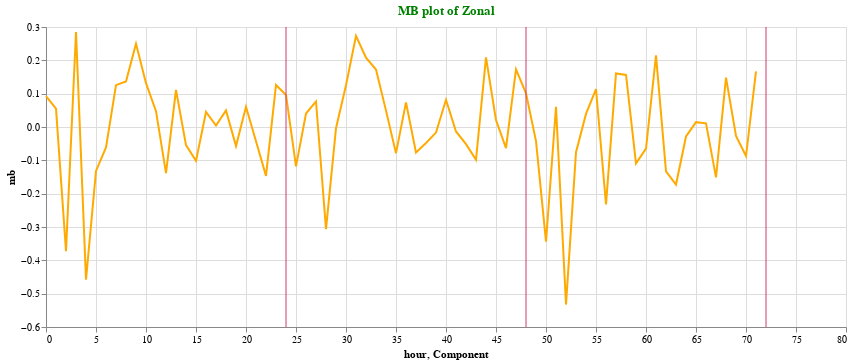

Notebook code cell kept with this figure:
### Code cell
plotmb(mb_zonal,"MB plot of Zonal")

### Figure 1 — Vega-Lite specification as saved in the notebook (floating-point values rounded to 4 significant figures)
{"config": {"view": {"continuousWidth": 400, "continuousHeight": 300}}, "layer": [{"data": {"name": "data-cb77d91cef3e29adde96ce11805675c4"}, "mark": "line", "encoding": {"color": {"value": "#FFAA00"}, "x": {"field": "hour", "type": "quantitative"}, "y": {"field": "mb", "type": "quantitative"}}, "height": 300, "title": {"text": ["MB plot of Zonal"], "color": "green"}, "width": 800}, {"data": {"name": "data-b9dd60dc560f7891b967d8e82c37ad0c"}, "mark": {"type": "rule", "color": "#D2386C"}, "encoding": {"x": {"field": "Component", "type": "quantitative"}}}], "$schema": "https://vega.github.io/schema/vega-lite/v4.17.0.json", "datasets": {"data-cb77d91cef3e29adde96ce11805675c4": [{"mb": 0.09281, "hour": 0}, {"mb": 0.05528, "hour": 1}, {"mb": -0.3725, "hour": 2}, {"mb": 0.2852, "hour": 3}, {"mb": -0.458, "hour": 4}, {"mb": -0.1319, "hour": 5}, {"mb": -0.06118, "hour": 6}, {"mb": 0.1256, "hour": 7}, {"mb": 0.1365, "hour": 8}, {"mb": 0.2499, "hour": 9}, {"mb": 0.1314, "hour": 10}, {"mb": 0.04757, "hour": 11}, {"mb": -0.1382, "hour": 12}, {"mb": 0.1112, "hour": 13}, {"mb": -0.05442, "hour": 14}, {"mb": -0.1015, "hour": 15}, {"mb": 0.045, "hour": 16}, {"mb": 0.004236, "hour": 17}, {"mb": 0.04961, "hour": 18}, {"mb": -0.05704, "hour": 19}, {"mb": 0.06074, "hour": 20}, {"mb": -0.04254, "hour": 21}, {"mb": -0.1467, "hour": 22}, {"mb": 0.1262, "hour": 23}, {"mb": 0.09604, "hour": 24}, {"mb": -0.1183, "hour": 25}, {"mb": 0.04042, "hour": 26}, {"mb": 0.07665, "hour": 27}, {"mb": -0.3063, "hour": 28}, {"mb": -0.003641, "hour": 29}, {"mb": 0.1251, "hour": 30}, {"mb": 0.2732, "hour": 31}, {"mb": 0.2082, "hour": 32}, {"mb": 0.1724, "hour": 33}, {"mb": 0.0491, "hour": 34}, {"mb": -0.07844, "hour": 35}, {"mb": 0.07393, "hour": 36}, {"mb": -0.07671, "hour": 37}, {"mb": -0.04813, "hour": 38}, {"mb": -0.01677, "hour": 39}, {"mb": 0.08159, "hour": 40}, {"mb": -0.01333, "hour": 41}, {"mb": -0.0513, "hour": 42}, {"mb": -0.09838, "hour": 43}, {"mb": 0.2091, "hour": 44}, {"mb": 0.02084, "hour": 45}, {"mb": -0.06316, "hour": 46}, {"mb": 0.1731, "hour": 47}, {"mb": 0.1009, "hour": 48}, {"mb": -0.04226, "hour": 49}, {"mb": -0.3441, "hour": 50}, {"mb": 0.06026, "hour": 51}, {"mb": -0.5327, "hour": 52}, {"mb": -0.07549, "hour": 53}, {"mb": 0.03923, "hour": 54}, {"mb": 0.114, "hour": 55}, {"mb": -0.2322, "hour": 56}, {"mb": 0.1607, "hour": 57}, {"mb": 0.1563, "hour": 58}, {"mb": -0.1093, "hour": 59}, {"mb": -0.06502, "hour": 60}, {"mb": 0.2148, "hour": 61}, {"mb": -0.1328, "hour": 62}, {"mb": -0.1727, "hour": 63}, {"mb": -0.02857, "hour": 64}, {"mb": 0.01458, "hour": 65}, {"mb": 0.0109, "hour": 66}, {"mb": -0.1509, "hour": 67}, {"mb": 0.1481, "hour": 68}, {"mb": -0.0269, "hour": 69}, {"mb": -0.08708, "hour": 70}, {"mb": 0.1669, "hour": 71}], "data-b9dd60dc560f7891b967d8e82c37ad0c": [{"Component": 24}, {"Component": 48}, {"Component": 72}]}}
